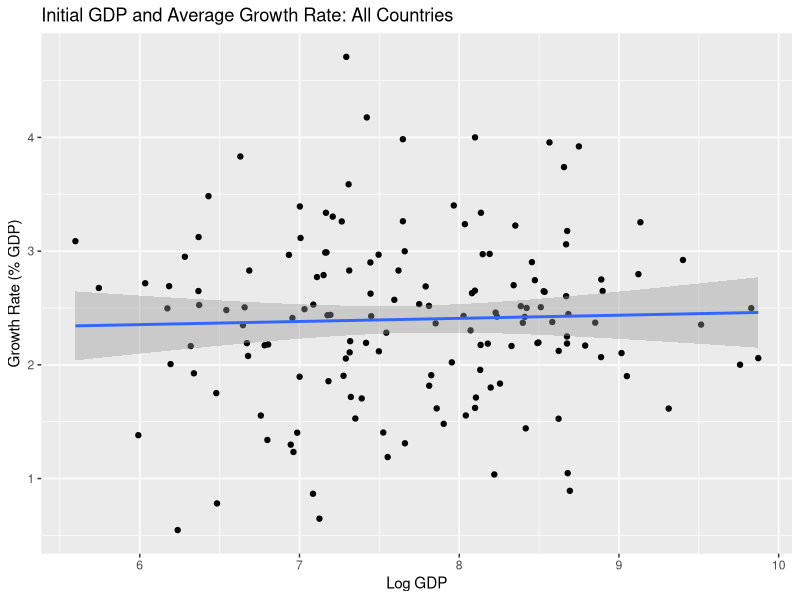
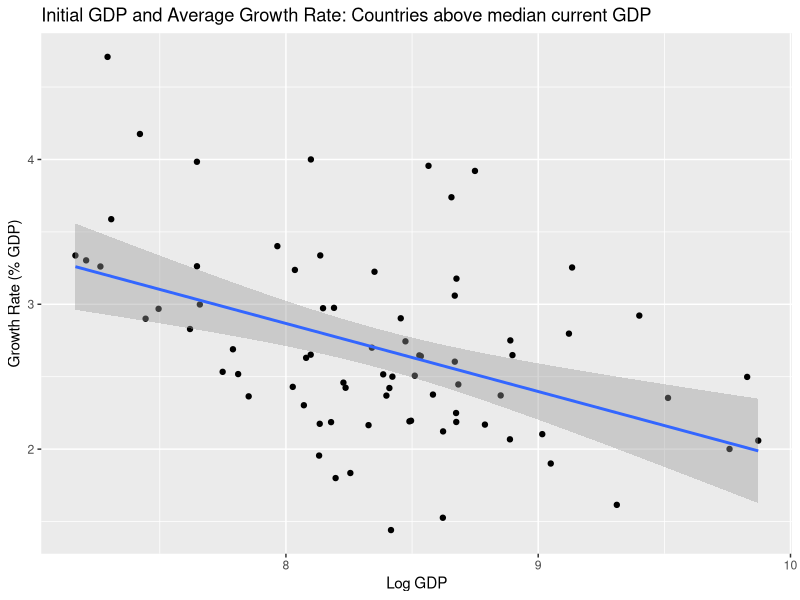
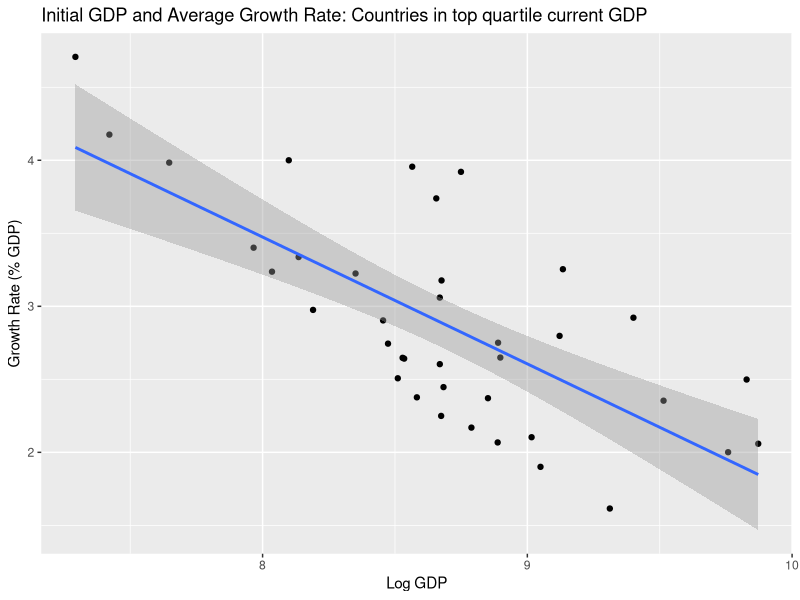
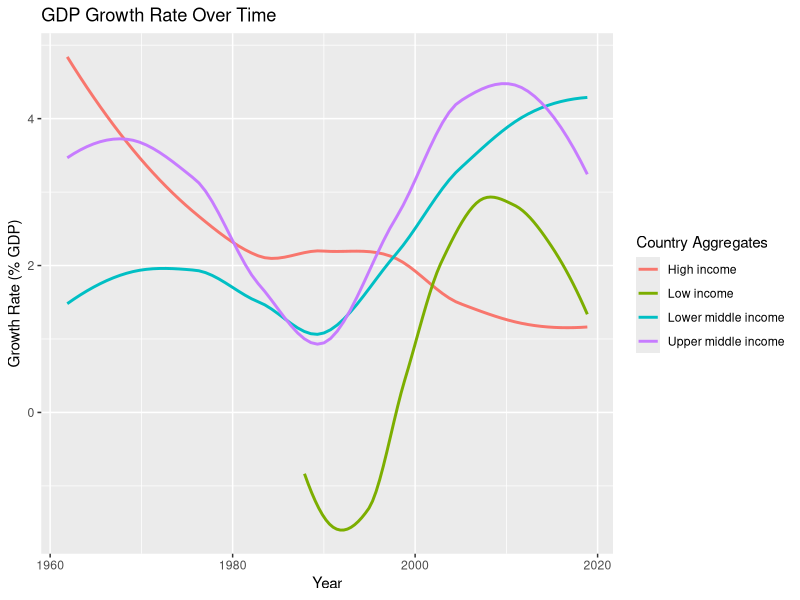
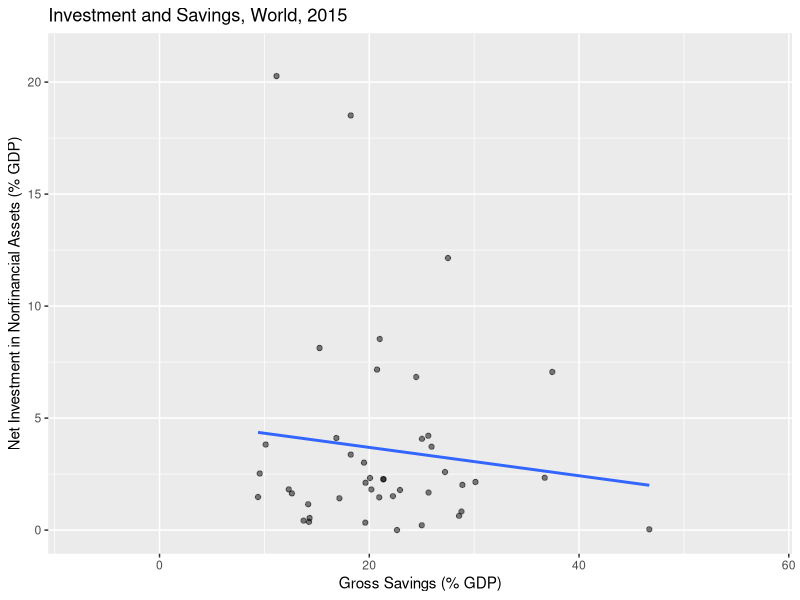
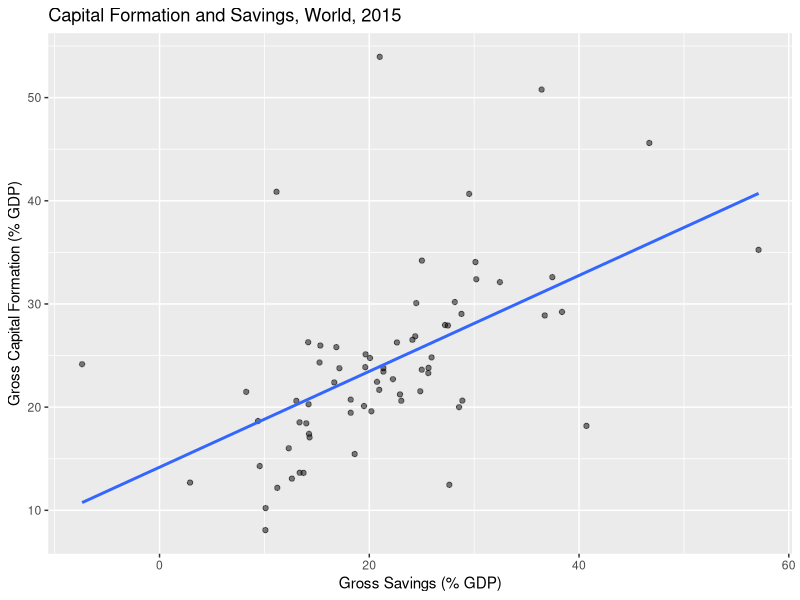
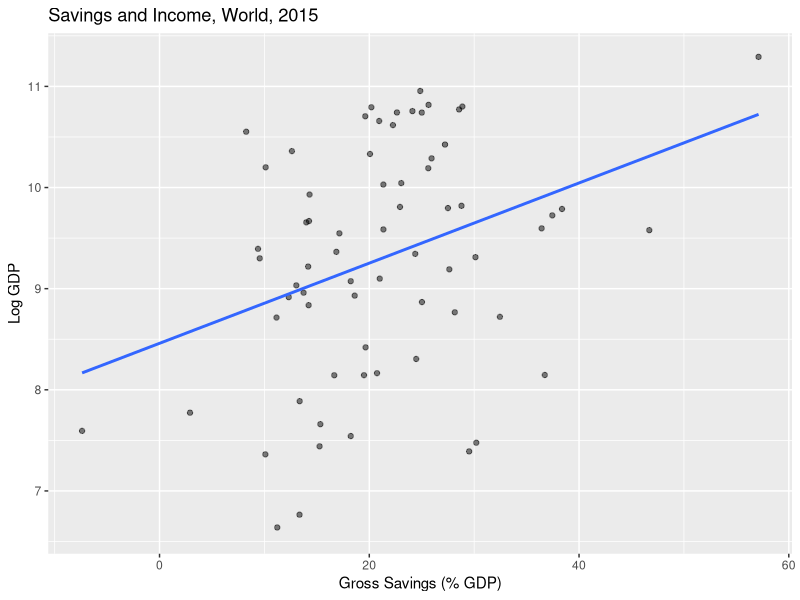

Recreate these plots in R, in order.
## ---- chunk 1
knitr::opts_chunk$set(echo = TRUE, message = FALSE, warning = FALSE)
## ---- chunk 2
library(tidyverse)
library(modelr)
library(broom)
library(knitr)


gdpsim <- read.csv("gdpsim.csv")
## ---- chunk 3
growth <- rnorm(150, mean = 2.4, sd = 0.7)

gdpsim <- cbind(gdpsim, growth)
## ---- chunk 4
gdpsim <- mutate(gdpsim, GDPpc_2020 = GDPpc_1950 * (1 + (growth/100))^70)
## ---- chunk 5
gdpsim <- mutate(gdpsim, logGDP_1950 = log(GDPpc_1950))

ggplot(gdpsim, mapping = aes(x = logGDP_1950, y = growth)) + 
  geom_point() + 
  geom_smooth(method = 'lm') + 
  labs(x = "Log GDP", y = "Growth Rate (% GDP)", title = "Initial GDP and Average Growth Rate: All Countries")

mod1 <- lm(growth ~ logGDP_1950, 
              data = gdpsim)

kable(glance(mod1))
## ---- chunk 6
gdpsim_med <- filter(gdpsim, GDPpc_2020 > median(GDPpc_2020))

ggplot(gdpsim_med, mapping = aes(x = logGDP_1950, y = growth)) + 
  geom_point() + 
  geom_smooth(method = 'lm') + 
  labs(x = "Log GDP", y = "Growth Rate (% GDP)", title = "Initial GDP and Average Growth Rate: Countries above median current GDP")

mod2 <- lm(growth ~ logGDP_1950, 
           data = gdpsim_med)

kable(glance(mod2))
## ---- chunk 7
gdpsim_quart <- filter(gdpsim, GDPpc_2020 > quantile(GDPpc_2020, 0.75))

ggplot(gdpsim_quart, mapping = aes(x = logGDP_1950, y = growth)) + 
  geom_point() + 
  geom_smooth(method = 'lm') + 
  labs(x = "Log GDP", y = "Growth Rate (% GDP)", title = "Initial GDP and Average Growth Rate: Countries in top quartile current GDP")

mod3 <- lm(growth ~ logGDP_1950, 
           data = gdpsim_quart)

kable(glance(mod3))
## ---- chunk 8
library(tidyverse)
library(modelr)
library(broom)
library(knitr)


gdpreal <- read.csv("gdpreal.csv")
## ---- chunk 9
## Tidy data
gdpreal <- slice(gdpreal, 1:4)
  
gdpreal <- gather(gdpreal, 5:64, key = "year", value = "growth")

colnames(gdpreal)[1:2] <- c("aggregate", "aggregate_code")

gdpreal <- select(gdpreal, 1, 5, 6)

gdpreal$year <- substr(gdpreal$year, 2, 5)

gdpreal$year <- as.Date(gdpreal$year, format = "%Y")
gdpreal$growth <- as.double(gdpreal$growth)
## ---- chunk 10
## Plot data
ggplot(gdpreal, mapping = aes(x = year, y = growth, color = aggregate)) +
  geom_smooth(se = FALSE) + 
  labs(x = "Year", y = "Growth Rate (% GDP)", title = "GDP Growth Rate Over Time", color = "Country Aggregates")
## ---- chunk 11
## Load Data

solow <- read.csv("solow.csv")
## ---- chunk 12
## Tidy Data
solow <- select(solow, -2, -4)

solow <- slice(solow, 1:736)

colnames(solow) <- c("country", "series", "value")

solow <- spread(solow, series, value)

colnames(solow) <- c("country", "sav_net_all", "sav_net", "gdp_pc", "cap_form", "dom_sav", "sav_gdp", "sav_gni", "invest")

solow$sav_net_all <- as.numeric(as.character(solow$sav_net_all))
solow$sav_net <- as.numeric(as.character(solow$sav_net))
solow$gdp_pc <- as.numeric(as.character(solow$gdp_pc))
solow$cap_form <- as.numeric(as.character(solow$cap_form))
solow$dom_sav <- as.numeric(as.character(solow$dom_sav))
solow$sav_gdp <- as.numeric(as.character(solow$sav_gdp))
solow$sav_gni <- as.numeric(as.character(solow$sav_gni))
solow$invest <- as.numeric(as.character(solow$invest))
## ---- chunk 13
## Plot Data

ggplot(solow, mapping = aes(x = sav_gdp, y = invest)) + 
  geom_point(alpha = 0.5) +
  geom_smooth(method = 'lm', se = FALSE) + 
  labs(x = "Gross Savings (% GDP)", y = "Net Investment in Nonfinancial Assets (% GDP)", title = "Investment and Savings, World, 2015")

solow_mod_1 <- lm(invest ~ sav_gdp,
                data = solow)

kable(tidy(solow_mod_1))
## ---- chunk 14
### Oooh. replace investment with Gross Capital Formation and things change 

ggplot(solow, mapping = aes(x = sav_gdp, y = cap_form)) + 
  geom_point(alpha = 0.5) +
  geom_smooth(method = 'lm', se = FALSE) + 
  labs(x = "Gross Savings (% GDP)", y = "Gross Capital Formation (% GDP)", title = "Capital Formation and Savings, World, 2015")

solow_mod_2 <- lm(cap_form ~ sav_gdp,
                data = solow)

kable(tidy(solow_mod_2))
## ---- chunk 15
solow <- mutate(solow, log_gdp_pc = log(gdp_pc))

ggplot(solow, mapping = aes(x = sav_gdp, y = log_gdp_pc)) + 
  geom_point(alpha = 0.5) +
  geom_smooth(method = 'lm', se = FALSE) + 
  labs(x = "Gross Savings (% GDP)", y = "Log GDP", title = "Savings and Income, World, 2015")

solow_mod_3 <- lm(sav_gdp ~ log_gdp_pc,
                data = solow)

kable(tidy(solow_mod_3))
